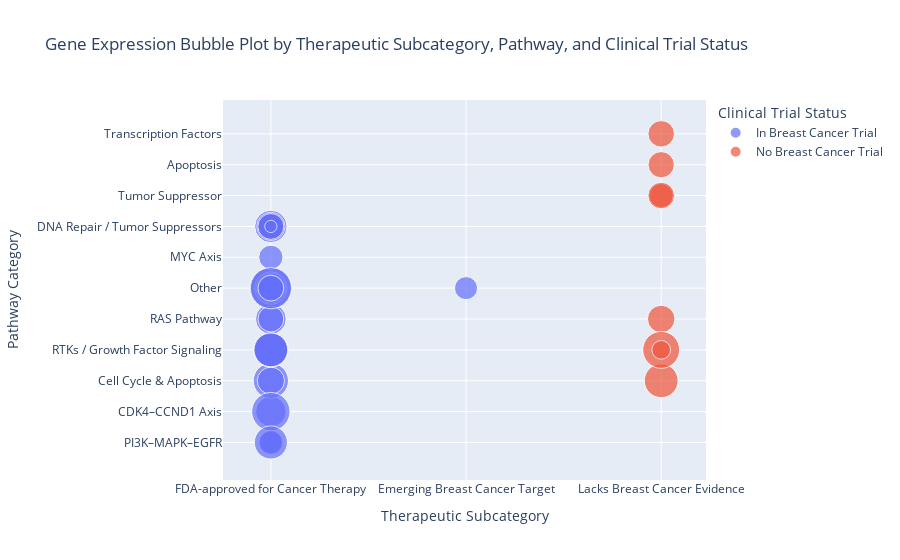

Write notebook code for a chart like this one.
### Code cell
# Assuming df_unique is your dataframe with these columns:

# Prepare size and color columns
df_unique['abs_log2_fc'] = df_unique['log2_fc'].abs()

# Create bubble plot
fig = px.scatter(
    df_unique,
    x='Targeting Category',            # categories on x-axis
    y='Pathway Category',                    # pathways on y-axis
    size='abs_log2_fc',                      # bubble size = magnitude of expression change
    color='Clinical_Trial_Status',           # color by trial status
    hover_name='Gene',                       # hover shows gene name
    size_max=30,
    title='Gene Expression Bubble Plot by Therapeutic Subcategory, Pathway, and Clinical Trial Status',
    category_orders={
        "Therapeutic Subcategory": [
            "FDA-approved for Cancer Therapy",
            "Emerging Breast Cancer Target",
            "Lacks Breast Cancer Evidence"
        ],
        # You can also specify order for pathways if desired
    }
)

fig.update_layout(
    xaxis_title='Therapeutic Subcategory',
    yaxis_title='Pathway Category',
    legend_title='Clinical Trial Status'
)

fig.show()

### Figure 1 — Plotly figure (JSON) as saved in the notebook; plotly's stock layout.template omitted (floating-point values rounded to 4 significant figures)
{"data": [{"hovertemplate": "<b>%{hovertext}</b><br><br>Clinical_Trial_Status=In Breast Cancer Trial<br>Targeting Category=%{x}<br>Pathway Category=%{y}<br>abs_log2_fc=%{marker.size}<extra></extra>", "hovertext": ["PTEN", "CDK4", "CDKN2A", "FGFR1", "MDM2", "HRAS", "CASP8", "FOXO3", "CCND1", "ERBB2", "KRAS", "AKT1", "MYC", "BRCA1", "TP53", "PIK3CA", "BCL2", "CDK6", "RB1", "NF1", "BRCA2", "ATR", "SMAD4", "CHEK2", "TSC2", "STK11", "MET", "EGFR", "NOTCH1", "ATM", "NTRK2", "FGFR2"], "legendgroup": "In Breast Cancer Trial", "marker": {"color": "#636efa", "size": [1.686, 3.223, 4.279, 4.153, 2.55, 3.246, 1.837, 3.408, 5.077, 6.202, 2.3, 3.675, 2.031, 3.61, 2.156, 2.011, 1.345, 2.243, 1.67, 3.096, 2.76, 1.468, 1.782, 2.327, 2.186, 2.545, 5.795, 3.789, 2.29, 0.5223, 4.086, 3.909], "sizemode": "area", "sizeref": 0.006891, "symbol": "circle"}, "mode": "markers", "name": "In Breast Cancer Trial", "orientation": "v", "showlegend": true, "type": "scatter", "x": ["FDA-approved for Cancer Therapy", "FDA-approved for Cancer Therapy", "FDA-approved for Cancer Therapy", "FDA-approved for Cancer Therapy", "FDA-approved for Cancer Therapy", "FDA-approved for Cancer Therapy", "Emerging Breast Cancer Target", "FDA-approved for Cancer Therapy", "FDA-approved for Cancer Therapy", "FDA-approved for Cancer Therapy", "FDA-approved for Cancer Therapy", "FDA-approved for Cancer Therapy", "FDA-approved for Cancer Therapy", "FDA-approved for Cancer Therapy", "FDA-approved for Cancer Therapy", "FDA-approved for Cancer Therapy", "FDA-approved for Cancer Therapy", "FDA-approved for Cancer Therapy", "FDA-approved for Cancer Therapy", "FDA-approved for Cancer Therapy", "FDA-approved for Cancer Therapy", "FDA-approved for Cancer Therapy", "FDA-approved for Cancer Therapy", "FDA-approved for Cancer Therapy", "FDA-approved for Cancer Therapy", "FDA-approved for Cancer Therapy", "FDA-approved for Cancer Therapy", "FDA-approved for Cancer Therapy", "FDA-approved for Cancer Therapy", "FDA-approved for Cancer Therapy", "FDA-approved for Cancer Therapy", "FDA-approved for Cancer Therapy"], "xaxis": "x", "y": ["PI3K–MAPK–EGFR", "CDK4–CCND1 Axis", "Cell Cycle & Apoptosis", "RTKs / Growth Factor Signaling", "Cell Cycle & Apoptosis", "RAS Pathway", "Other", "Other", "CDK4–CCND1 Axis", "Other", "RAS Pathway", "Other", "MYC Axis", "DNA Repair / Tumor Suppressors", "DNA Repair / Tumor Suppressors", "PI3K–MAPK–EGFR", "Other", "Other", "Other", "Other", "DNA Repair / Tumor Suppressors", "Other", "Other", "DNA Repair / Tumor Suppressors", "Other", "Other", "Other", "PI3K–MAPK–EGFR", "Other", "DNA Repair / Tumor Suppressors", "RTKs / Growth Factor Signaling", "RTKs / Growth Factor Signaling"], "yaxis": "y"}, {"hovertemplate": "<b>%{hovertext}</b><br><br>Clinical_Trial_Status=No Breast Cancer Trial<br>Targeting Category=%{x}<br>Pathway Category=%{y}<br>abs_log2_fc=%{marker.size}<extra></extra>", "hovertext": ["CDKN1A", "VHL", "BAX", "NRAS", "NF2", "SRC", "WT1", "NTRK1"], "legendgroup": "No Breast Cancer Trial", "marker": {"color": "#EF553B", "size": [3.952, 1.983, 2.377, 2.609, 2.439, 4.707, 2.424, 1.203], "sizemode": "area", "sizeref": 0.006891, "symbol": "circle"}, "mode": "markers", "name": "No Breast Cancer Trial", "orientation": "v", "showlegend": true, "type": "scatter", "x": ["Lacks Breast Cancer Evidence", "Lacks Breast Cancer Evidence", "Lacks Breast Cancer Evidence", "Lacks Breast Cancer Evidence", "Lacks Breast Cancer Evidence", "Lacks Breast Cancer Evidence", "Lacks Breast Cancer Evidence", "Lacks Breast Cancer Evidence"], "xaxis": "x", "y": ["Cell Cycle & Apoptosis", "Tumor Suppressor", "Apoptosis", "RAS Pathway", "Tumor Suppressor", "RTKs / Growth Factor Signaling", "Transcription Factors", "RTKs / Growth Factor Signaling"], "yaxis": "y"}], "layout": {"legend": {"itemsizing": "constant", "title": {"text": "Clinical Trial Status"}, "tracegroupgap": 0}, "title": {"text": "Gene Expression Bubble Plot by Therapeutic Subcategory, Pathway, and Clinical Trial Status"}, "xaxis": {"anchor": "y", "domain": [0, 1], "title": {"text": "Therapeutic Subcategory"}}, "yaxis": {"anchor": "x", "domain": [0, 1], "title": {"text": "Pathway Category"}}}}
